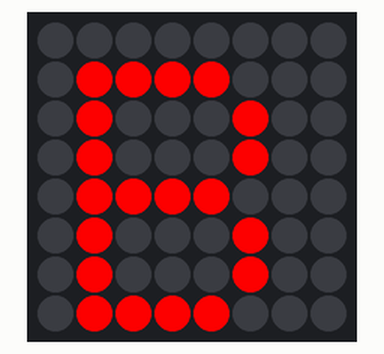
Bench run of a program on a simulated Raspberry Pi (BCM pin numbers) with a Sense HAT. Parts: the Sense HAT's 8×8 RGB LED matrix. At 4.0 s the program stops and its outputs stay as they are.

Above: at 0.1 s.
At 1.1 s:
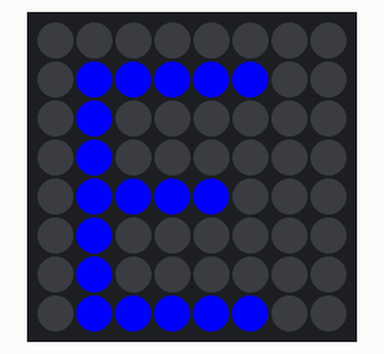
At 2.1 s:
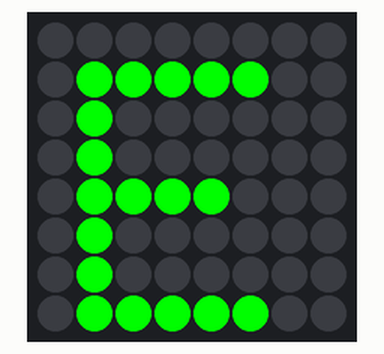
At 3.1 s:
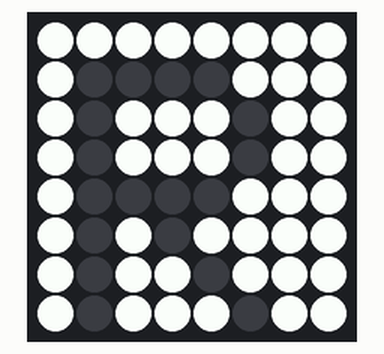

Measured:
- what the display in image 1 shows lasts 1.0 s, from 1.0 s to 2.0 s

The program:

hello_text_letter.py
```python
from sense_hat import SenseHat
from time import sleep

sense = SenseHat()

red = (255, 0, 0)
blue = (0, 0, 255)
green = (0, 255, 0)
black = (0, 0, 0)
white = (255, 255, 255)

sense.show_letter("B", red)
sleep(1)
sense.show_letter("E", blue)
sleep(1)
sense.show_letter("E", green)
sleep(1)
sense.show_letter("R", black, white)
sleep(1)
sense.clear()
```
